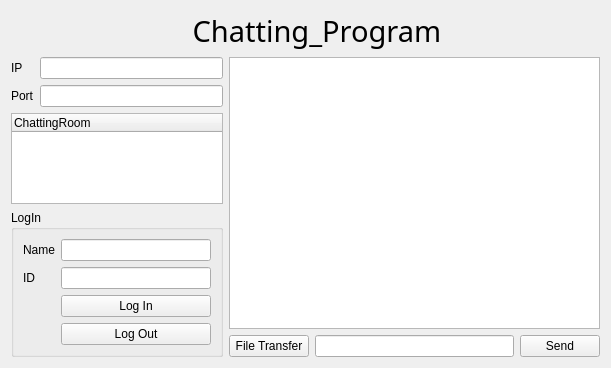
<?xml version="1.0" encoding="UTF-8"?>
<ui version="4.0">
 <class>ChattingForm</class>
 <widget class="QWidget" name="ChattingForm">
  <property name="geometry">
   <rect>
    <x>0</x>
    <y>0</y>
    <width>611</width>
    <height>368</height>
   </rect>
  </property>
  <property name="windowTitle">
   <string>Widget</string>
  </property>
  <layout class="QVBoxLayout" name="verticalLayout_2">
   <item>
    <layout class="QHBoxLayout" name="horizontalLayout_5">
     <item>
      <layout class="QHBoxLayout" name="horizontalLayout_6">
       <item>
        <spacer name="horizontalSpacer_2">
         <property name="orientation">
          <enum>Qt::Horizontal</enum>
         </property>
         <property name="sizeHint" stdset="0">
          <size>
           <width>138</width>
           <height>20</height>
          </size>
         </property>
        </spacer>
       </item>
       <item>
        <widget class="QLabel" name="chatLabel">
         <property name="sizePolicy">
          <sizepolicy hsizetype="Minimum" vsizetype="Minimum">
           <horstretch>0</horstretch>
           <verstretch>0</verstretch>
          </sizepolicy>
         </property>
         <property name="font">
          <font>
           <family>휴먼매직체</family>
           <pointsize>22</pointsize>
          </font>
         </property>
         <property name="text">
          <string>   Chatting_Program</string>
         </property>
        </widget>
       </item>
       <item>
        <spacer name="horizontalSpacer">
         <property name="orientation">
          <enum>Qt::Horizontal</enum>
         </property>
         <property name="sizeHint" stdset="0">
          <size>
           <width>68</width>
           <height>20</height>
          </size>
         </property>
        </spacer>
       </item>
      </layout>
     </item>
    </layout>
   </item>
   <item>
    <layout class="QHBoxLayout" name="horizontalLayout_7" stretch="4,7">
     <item>
      <layout class="QVBoxLayout" name="verticalLayout_4">
       <item>
        <layout class="QVBoxLayout" name="verticalLayout_3"/>
       </item>
       <item>
        <layout class="QFormLayout" name="formLayout_2">
         <item row="0" column="0">
          <widget class="QLabel" name="ipLabel">
           <property name="sizePolicy">
            <sizepolicy hsizetype="Preferred" vsizetype="Preferred">
             <horstretch>0</horstretch>
             <verstretch>0</verstretch>
            </sizepolicy>
           </property>
           <property name="text">
            <string>IP</string>
           </property>
          </widget>
         </item>
         <item row="0" column="1">
          <widget class="QLineEdit" name="serverIP">
           <property name="sizePolicy">
            <sizepolicy hsizetype="Expanding" vsizetype="Fixed">
             <horstretch>0</horstretch>
             <verstretch>0</verstretch>
            </sizepolicy>
           </property>
          </widget>
         </item>
         <item row="1" column="0">
          <widget class="QLabel" name="portLabel">
           <property name="text">
            <string>Port</string>
           </property>
          </widget>
         </item>
         <item row="1" column="1">
          <widget class="QLineEdit" name="serverPort"/>
         </item>
        </layout>
       </item>
       <item>
        <widget class="QTreeWidget" name="stateTreeWidget">
         <column>
          <property name="text">
           <string>ChattingRoom</string>
          </property>
         </column>
        </widget>
       </item>
       <item>
        <widget class="QGroupBox" name="groupBox">
         <property name="title">
          <string>LogIn</string>
         </property>
         <layout class="QHBoxLayout" name="horizontalLayout_8">
          <item>
           <layout class="QHBoxLayout" name="horizontalLayout_2">
            <item>
             <layout class="QFormLayout" name="formLayout">
              <item row="0" column="0">
               <widget class="QLabel" name="nameLabel">
                <property name="text">
                 <string>Name</string>
                </property>
               </widget>
              </item>
              <item row="0" column="1">
               <widget class="QLineEdit" name="nameLineEdit"/>
              </item>
              <item row="2" column="1">
               <widget class="QPushButton" name="connectButton">
                <property name="text">
                 <string>Log In</string>
                </property>
               </widget>
              </item>
              <item row="3" column="1">
               <widget class="QPushButton" name="logoutButton">
                <property name="text">
                 <string>Log Out</string>
                </property>
               </widget>
              </item>
              <item row="1" column="1">
               <widget class="QLineEdit" name="idLineEdit"/>
              </item>
              <item row="1" column="0">
               <widget class="QLabel" name="idLabel">
                <property name="text">
                 <string>ID</string>
                </property>
               </widget>
              </item>
             </layout>
            </item>
           </layout>
          </item>
         </layout>
        </widget>
       </item>
      </layout>
     </item>
     <item>
      <layout class="QVBoxLayout" name="verticalLayout">
       <item>
        <widget class="QTextEdit" name="message">
         <property name="readOnly">
          <bool>true</bool>
         </property>
        </widget>
       </item>
       <item>
        <layout class="QHBoxLayout" name="horizontalLayout">
         <item>
          <widget class="QPushButton" name="fileButton">
           <property name="text">
            <string>File Transfer</string>
           </property>
          </widget>
         </item>
         <item>
          <widget class="QLineEdit" name="inputLine"/>
         </item>
         <item>
          <widget class="QPushButton" name="sentButton">
           <property name="text">
            <string>Send</string>
           </property>
          </widget>
         </item>
        </layout>
       </item>
      </layout>
     </item>
    </layout>
   </item>
  </layout>
 </widget>
 <resources/>
 <connections/>
</ui>
